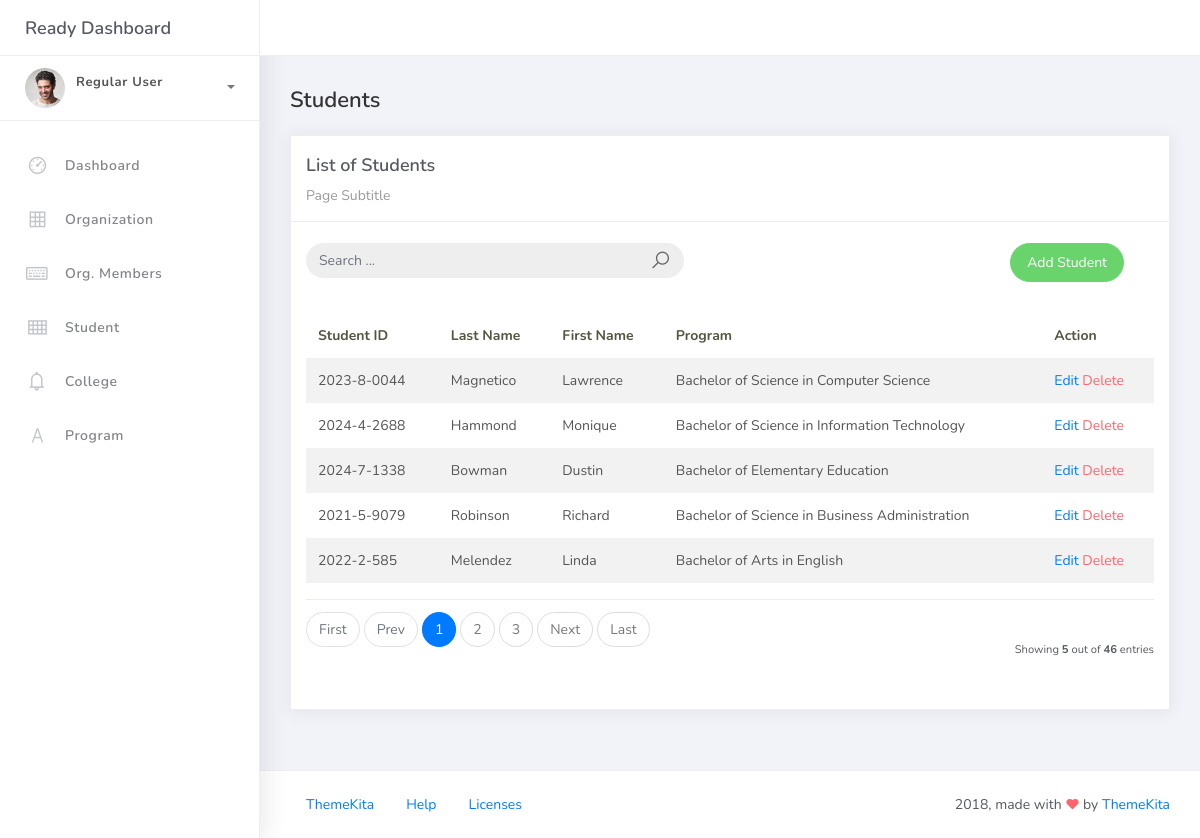
Screenshot of /student_list with the database file from the repository.
### studentorg/models.py (models this page shows, shortened)
class BaseModel(models.Model):
    created_at = models.DateTimeField(auto_now_add=True, db_index=True)
    updated_at = models.DateTimeField(auto_now=True)
    class Meta:
        abstract = True

class Student(BaseModel):
    student_id = models.CharField(max_length=15)
    lastname = models.CharField(max_length=25)
    firstname = models.CharField(max_length=25)
    middlename = models.CharField(max_length=25, blank=True, null=True)
    program = models.ForeignKey(Program, on_delete=models.CASCADE)

class Program(BaseModel):
    prog_name = models.CharField(max_length=150)
    college = models.ForeignKey(College, on_delete=models.CASCADE)
    def __str__(self):
        return self.prog_name

### studentorg/views.py (the view, shortened to what this page needs)
# urls.py: path('student_list', StudentListView.as_view(), name='student-list'),
class StudentListView(ListView):
    model = Student
    context_object_name = 'students'
    template_name = 'student_list.html'
    paginate_by = 5
    def get_queryset(self):
        qs = super().get_queryset()
        query = self.request.GET.get('q')
        return qs

### templates/student_list.html
{% extends 'base.html' %}
{% load static %}
{% block content %}
<div class="content">
    <div class="container-fluid">
        <h4 class="page-title">Students</h4>
        <div class="row">
            <div class="col-md-12">
                <div class="card">
                    <div class="card-header">
                        <div class="card-title">List of Students</div>
                        <div class="card-category">Page Subtitle</div>
                    </div>
                    <br />
                    <div class="col-md-12 row">
                        <div class="col-md-6">
                            <form class="navbar-left navbar-form nav-search mr-md-3" action="{% url 'student-list' %}">
                                <div class="input-group">
                                    <input type="text" name="q" placeholder="Search ..." class="form-control" name="q" />
                                    <div class="input-group-append">
                                        <span class="input-group-text">
                                            <i class="la la-search search-icon"></i>
                                        </span>
                                    </div>
                                </div>
                            </form>
                        </div>
                        <div class="col-md-6">
                            <div class="pull-right">
                                <a href="{% url 'student-add' %}" class="btn btn-success btn-rounded">Add Student</a>
                            </div>
                        </div>
                    </div>
                    <div class="card-body">
                        <table class="table table-striped mt-3">
                            <thead>
                                <tr>
                                    <th scope="col">Student ID</th>
                                    <th scope="col">Last Name</th>
                                    <th scope="col">First Name</th>
                                    <th scope="col">Program</th>
                                    <th scope="col">Action</th>
                                </tr>
                            </thead>
                            <tbody>
                                {% for object in object_list %}
                                <tr>
                                    <td>{{ object.student_id }}</td>
                                    <td>{{ object.lastname }}</td>
                                    <td>{{ object.firstname }}</td>
                                    <td>{{ object.program }}</td>
                                    <td>
                                        <a href="student_list/{{ object.id }}">Edit</a>
                                        <a href="student_list/{{ object.id }}/delete" class="text-danger">Delete</a>
                                    </td>
                                </tr>
                                {% empty %}
                                <tr>
                                    <td colspan="5" style="text-align: center">
                                        <p class="text-sm font-weight-bold mb-0">No Records Found</p>
                                    </td>
                                </tr>
                                {% endfor %}
                            </tbody>
                        </table>
                        {% include 'includes/pagination.html' %}
                    </div>
                </div>
            </div>
        </div>
    </div>
</div>
{% endblock %}

### rows the page displays
Student: student_id "2023-8-0044", lastname "Magnetico", firstname "Lawrence", program "Bachelor of Science in Computer Science"
Student: student_id "2024-4-2688", lastname "Hammond", firstname "Monique", program "Bachelor of Science in Information Technology"
Student: student_id "2024-7-1338", lastname "Bowman", firstname "Dustin", program "Bachelor of Elementary Education"
Student: student_id "2021-5-9079", lastname "Robinson", firstname "Richard", program "Bachelor of Science in Business Administration"
Student: student_id "2022-2-585", lastname "Melendez", firstname "Linda", program "Bachelor of Arts in English"

### other values shown
{{ page_num }} "1"
{{ page_num }} "2" "3"
{{ object_list.count }} "5"
{{ paginator.count }} "46"
